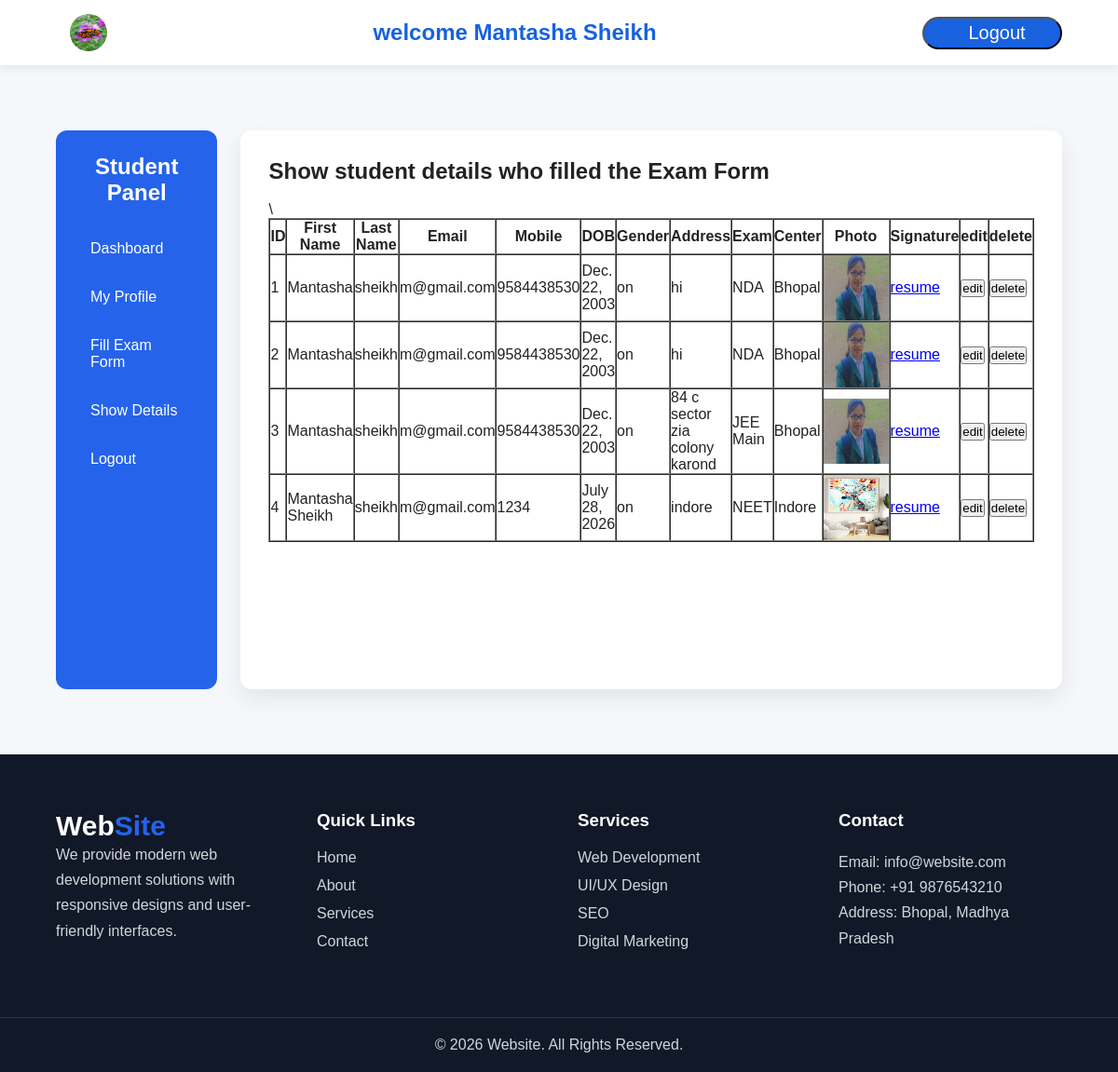
/show_details/ (signed in), run on an earlier commit of the app's database.
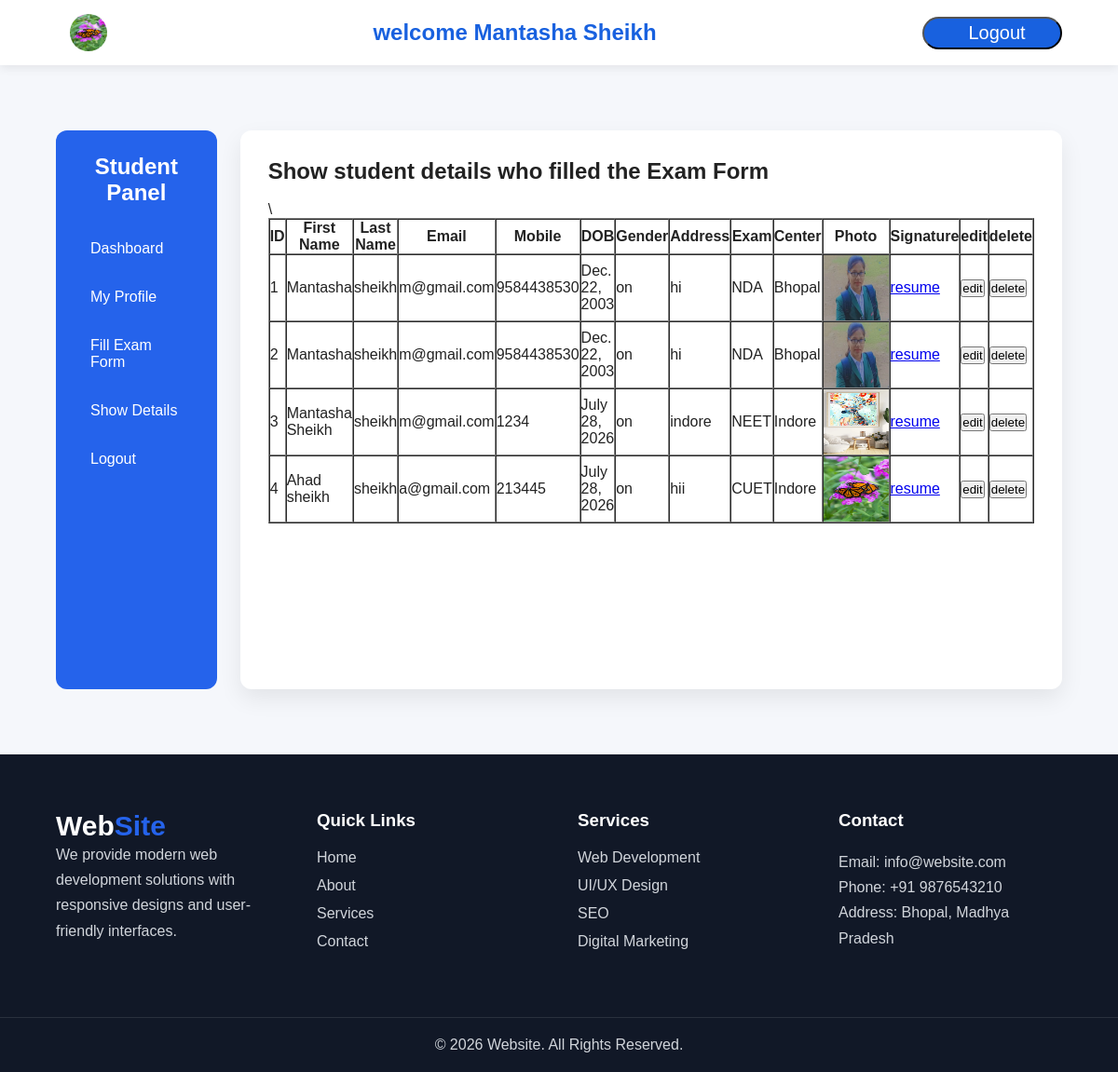
And on a later commit of the database.
### app/models.py (models this page shows, shortened)
class Student(models.Model):
    CITY_CHOICES = (
        ('Bhopal', 'Bhopal'),
        ('Indore', 'Indore'),
        ('Delhi', 'Delhi'),
        ('Mumbai', 'Mumbai'),
        ('Pune', 'Pune'),
    )
    GENDER_CHOICES = (
        ('Male', 'Male'),
        ('Female', 'Female'),
        ('Other', 'Other'),
    )
    QUALIFICATION_CHOICES = (
        ('10th', '10th'),
        ('12th', '12th'),
        ('Diploma', 'Diploma'),
        ('BCA', 'BCA'),
        ('B.Tech', 'B.Tech'),
        ('MCA', 'MCA'),
        ('M.Tech', 'M.Tech'),
        ('Other', 'Other'),
    )
    name = models.CharField(max_length=100)
    email = models.EmailField(unique=True)
    city = models.CharField(max_length=20, choices=CITY_CHOICES)
    image = models.ImageField(upload_to='student_images/')
    resume = models.FileField(upload_to='student_resume/')
    password = models.CharField(max_length=100)
    gender = models.CharField(max_length=10, choices=GENDER_CHOICES)
    qualification = models.CharField(max_length=20, choices=QUALIFICATION_CHOICES)
    description = models.TextField(blank=True, null=True)

class ExamForm(models.Model):
    first_name = models.CharField(max_length=100)
    last_name = models.CharField(max_length=100)
    email = models.EmailField()
    mobile = models.CharField(max_length=10)
    dob = models.DateField()
    gender = models.CharField(max_length=10)
    address = models.TextField()
    exam = models.CharField(max_length=20)
    exam_center = models.CharField(max_length=20)
    photograph = models.ImageField(upload_to='photos/')
    signature = models.ImageField(upload_to='signatures/')
    created_at = models.DateTimeField(auto_now_add=True)
    updated_at = models.DateTimeField(auto_now=True)

### app/views.py (the view)
# urls.py: path('show_details/', views.show_details, name='show_details'),
def show_details(req):
    if 'user_id' in req.session:
        Exam_data = ExamForm.objects.all()
        user_data = Student.objects.get(id=req.session.get('user_id'))
        return render(req,  'show_details.html' , {'Exam_data':Exam_data , 'data':user_data})
    return redirect('login')

### app/templates/show_details.html
{% extends 'subbase.html' %}
{% block dashboard_content %}
<h2>Show student details who filled the Exam Form</h2><br>
<table border="1" cellpadding="10" cellspacing="0" width="100%">
    <tr>
        <th>ID</th>
        <th>First Name</th>
        <th>Last Name</th>
        <th>Email</th>
        <th>Mobile</th>
        <th>DOB</th>
        <th>Gender</th>
        <th>Address</th>
        <th>Exam</th>
        <th>Center</th>
        <th>Photo</th>
        <th>Signature</th>
        <th>edit</th>\
        <th>delete</th>
    </tr>
    {% for student in Exam_data %}
    <tr>
        <td>{{ forloop.counter}}</td>
        <td>{{ student.first_name }}</td>
        <td>{{ student.last_name }}</td>
        <td>{{ student.email }}</td>
        <td>{{ student.mobile }}</td>
        <td>{{ student.dob }}</td>
        <td>{{ student.gender }}</td>
        <td>{{ student.address }}</td>
        <td>{{ student.exam }}</td>
        <td>{{ student.exam_center }}</td>
        <td>
            <img src="{{ student.photograph.url }}" width="70" height="70">
        </td>
        <td>
            <a href="{{ student.signature.url }}" download >resume</a>
        </td>
        <td><a href="{% url 'edit' pk=student.id %}"><button type="submit">edit</button></a></td>
        <td><a href="{% url 'delete' pk=student.id %}"><button type="submit">delete</button></a></td>
    </tr>
    {% empty %}
    <tr>
        <td colspan="12" align="center">No Student Found</td>
    </tr>
    {% endfor %}
</table>
{% endblock %}

### app/templates/subbase.html (shortened to what this page needs)
{% extends 'base.html' %}
{% load static %}
{% block style %}
<link rel="stylesheet" href="{% static 'css/dashboard.css' %}">
{% endblock %}
{% block content %}
<div class="dashboard">
    <div class="sidebar">
        <h2>Student Panel</h2>
        <ul>
            <li>
                <a href="{% url 'dashboard_home' %}">
                    Dashboard
                </a>
            </li>
            <li>
                <a href="{% url 'profile' %}">
                    My Profile
                </a>
            </li>
            <li>
                <a href="{% url 'fill_exam_form' %}">
                    Fill Exam Form
                </a>
            </li>
            <li>
                <a href="{% url 'show_details' %}">
                    Show Details
                </a>
            </li>
            <li>
                <a href="{% url 'logout' %}">
                    Logout
                </a>
            </li>
        </ul>
    </div>
    <div class="content-area">
        {% block dashboard_content %}
        {% endblock %}
    </div>
</div>
{% endblock %}

### app/templates/base.html (shortened to what this page needs)
{% load static %}
<head>
    <link rel="stylesheet" href="{% static 'css/base.css' %}">
    {% block style %}
    {% endblock %}
</head>
<body>
  <header>
    <nav>
         {% if not data %}
        <h1>Web<span>Site</span></h1>
        <ul class="nav-links">
            <li><a href="{% url 'home' %}">Home</a></li>
            <li><a href="{% url 'about' %}">About</a></li>
            <li><a href="{% url 'contact' %}">Contact</a></li>
            <li><a href="{% url 'service' %}">Services</a></li>
        </ul>
        {% else %}
        <img src="{{data.image.url}}" alt="Logo" style="width: 40px; height: 40px; border-radius: 50%; margin-left: 15px;">
        <h2 style="font-weight: bold ;color: rgb(24, 97, 223);">welcome  {{data.name}} </h2>
        {% endif %}
        {% if not data %}
        <div class="buttons">
            <button class="btn-register"><a href="{% url 'register' %}">Register</a></button>
            <button class="btn-login"><a href="{% url 'login' %}">Login</a></button>
        </div>
        {% else %}
        <div>
            <button style="background-color: rgb(24, 97, 223); height: 35px; width: 150px;border-radius: 20px;display: flex;justify-content: center;align-items: center;padding-left:10px ;"><a href="{% url 'logout' %}" style="color:white; text-decoration:none; font-size: 20px">Logout</a></button>
        </div>
        {% endif %}
    </nav>
  </header>
  <main>
    {% block content %} {% endblock content %}
  </main>
    <footer>
        <div class="footer-container">
            <div class="footer-section">
                <h2 class="logo">Web<span>Site</span></h2>
                <p>
                    We provide modern web development solutions with responsive
                    designs and user-friendly interfaces.
                </p>
            </div>
            <div class="footer-section">
                <h3>Quick Links</h3>
                <ul>
                    <li><a href="#">Home</a></li>
                    <li><a href="#">About</a></li>
                    <li><a href="#">Services</a></li>
                    <li><a href="#">Contact</a></li>
                </ul>
            </div>
           <div class="footer-section">
                <h3>Services</h3>
                <ul>
                    <li><a href="#">Web Development</a></li>
                    <li><a href="#">UI/UX Design</a></li>
                    <li><a href="#">SEO</a></li>
                    <li><a href="#">Digital Marketing</a></li>
                </ul>
            </div>
            <div class="footer-section">
                <h3>Contact</h3>
                <p>Email: info@website.com</p>
                <p>Phone: +91 9876543210</p>
                <p>Address: Bhopal, Madhya Pradesh</p>
            </div>
        </div>
        <div class="footer-bottom">
            <p>&copy; 2026 Website. All Rights Reserved.</p>
        </div>
    </footer>
</body>

### app/static/css/base.css (style rules this page uses)
* { margin:0; padding:0; box-sizing:border-box; font-family:Arial, Helvetica, sans-serif; }
body { background:#f5f7fb; color:#222; display:flex; flex-direction:column; min-height:100vh; }
header { width:100%; background:#ffffff; box-shadow:0 3px 10px rgba(0,0,0,.08); position:sticky; top:0; z-index:1000; }
nav { width:90%; max-width:1200px; margin:auto; height:70px; display:flex; justify-content:space-between; align-items:center; }
.logo { font-size:30px; font-weight:bold; }
.logo span { color:#2563eb; }
main { flex:1; width:90%; max-width:1200px; margin:40px auto; }
footer { background:#111827; color:white; margin-top:auto; }
.footer-container { width:90%; max-width:1300px; margin:auto; padding:60px 0; display:grid; grid-template-columns:repeat(auto-fit,minmax(220px,1fr)); gap:40px; }
.footer-section h3 { margin-bottom:20px; }
.footer-section p { line-height:1.7; color:#d1d5db; }
.footer-section ul { list-style:none; }
.footer-section ul li { margin-bottom:12px; }
.footer-section ul li a { text-decoration:none; color:#d1d5db; }
.footer-bottom { text-align:center; padding:20px; border-top:1px solid rgba(255,255,255,.1); color:#d1d5db; }

### app/static/css/dashboard.css (style rules this page uses)
.dashboard { display:flex; gap:25px; margin:30px 0; min-height:75vh; }
.sidebar { width:240px; background:#2563eb; border-radius:12px; padding:25px; }
.sidebar h2 { color:white; text-align:center; margin-bottom:25px; }
.sidebar ul { list-style:none; }
.sidebar li { margin-bottom:10px; }
.sidebar a { display:block; text-decoration:none; color:white; padding:12px; border-radius:8px; transition:.3s; }
.content-area { flex:1; background:white; padding:30px; border-radius:12px; box-shadow:0 10px 25px rgba(0,0,0,.08); }

What changed in the data, as far as the page shows it:
removed ExamForm: first_name "Mantasha", last_name "sheikh", email "m@gmail.com", mobile "9584438530", dob "Dec. 22, 2003", gender "on", address "84 c sector zia colony karond", exam "JEE Main", exam_center "Bhopal", photograph (picture)
added ExamForm: first_name "Ahad sheikh", last_name "sheikh", email "a@gmail.com", mobile "213445", dob "July 28, 2026", gender "on", address "hii", exam "CUET", exam_center "Indore", photograph (picture)
